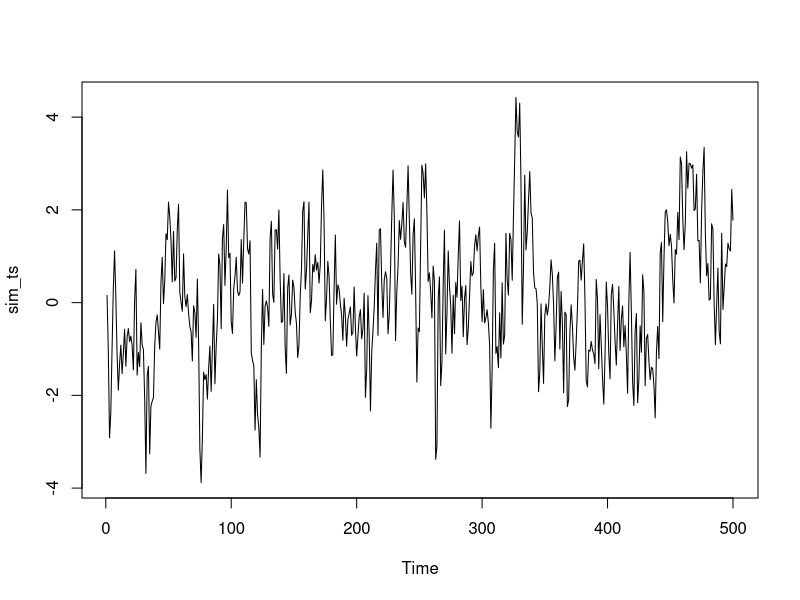
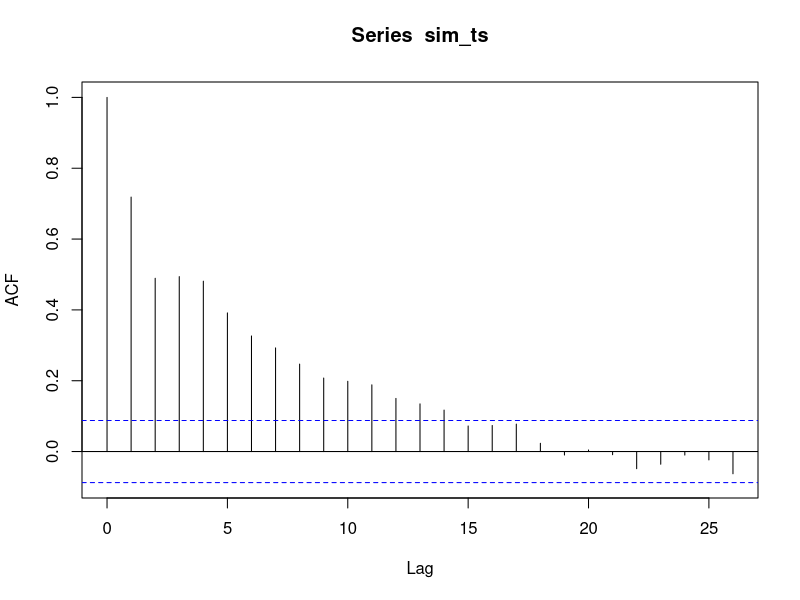
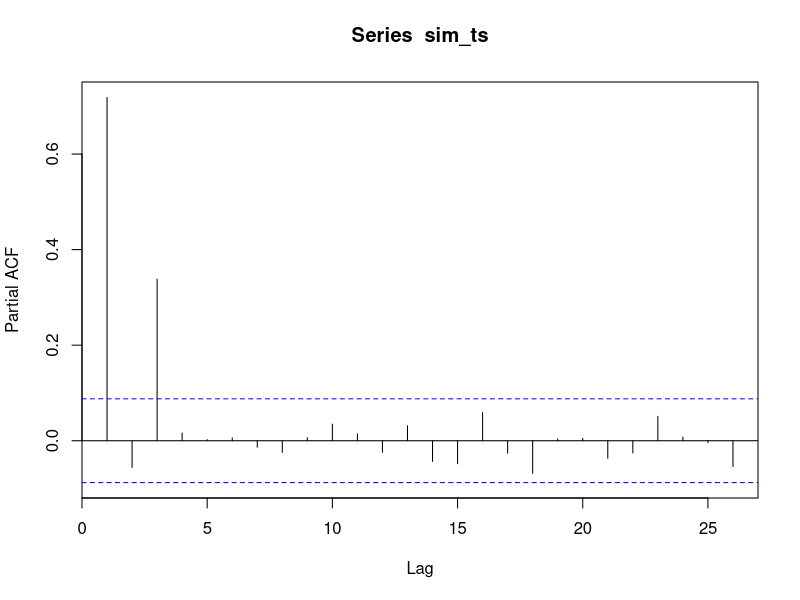

Source code (R) for these figures, in order:
## ---- chunk 1
knitr::opts_chunk$set(echo = TRUE)
#if you do not have the package, type install.packages("name_of_the_package")
library(knitr)
library(tseries)
## ---- chunk 2
# Name the process defined in equation (1), specifying its order.
# autogregressive process, order 3
## ---- chunk 3
# Explain how to recognize this process based on an observed time series and how to deter-
# mine its order.
# the model satisfies AR(p) process form, X_{t-3} shows order p=3

## ---- chunk 4
set.seed(123456)
sim_ts=arima.sim(n=500,list(ar = c(0.8, -1/3,0.6/sqrt(3))),sd=sqrt(0.8))
plot(sim_ts)

## ---- chunk 5
# comment on the behaviour of the sample
# acf, and explain whether it appears as you would expect given the model.

acf(sim_ts)
acf(sim_ts,plot=FALSE)
#the acf values decay slow.lag=0,acf=1, from lag=1 to lag=14,the acf values are significant and lay outside the confidence band. after lag h=15(including h=15),the acf values lay inside the confidence band, indicating the long term dependence. which is as expected.

## ---- chunk 6
# comment on the behaviour of the sample pacf, and explain whether it appears as you would expect
# given the model.
pacf(sim_ts)
pacf(sim_ts,plot=FALSE)
# pacf showa 3 significant lines,that is,cut off at lag 3. as expected

## ---- chunk 7
fit<-arima(sim_ts,order = c(3,0,0),include.mean = T)
fit
.1196/.2025 > 1.96
#so we do not include mean
fit<-arima(sim_ts,order = c(3,0,0),include.mean = F)
fit

## ---- chunk 8
fit=arima(sim_ts,order = c(3,0,0),include.mean = F,method="CSS")
fit

